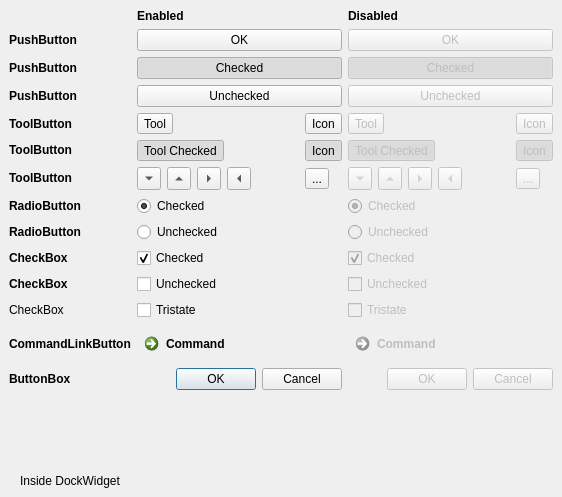
<?xml version="1.0" encoding="UTF-8"?>
<ui version="4.0">
 <class>DockWidget</class>
 <widget class="QDockWidget" name="DockWidget">
  <property name="geometry">
   <rect>
    <x>0</x>
    <y>0</y>
    <width>562</width>
    <height>497</height>
   </rect>
  </property>
  <property name="windowTitle">
   <string>Buttons</string>
  </property>
  <widget class="QWidget" name="dockWidgetContents">
   <layout class="QGridLayout" name="gridLayout">
    <item row="2" column="1" colspan="6">
     <widget class="QPushButton" name="pushButtonChecked">
      <property name="maximumSize">
       <size>
        <width>16777215</width>
        <height>16777215</height>
       </size>
      </property>
      <property name="text">
       <string>Checked</string>
      </property>
      <property name="checkable">
       <bool>true</bool>
      </property>
      <property name="checked">
       <bool>true</bool>
      </property>
     </widget>
    </item>
    <item row="6" column="0">
     <widget class="QLabel" name="label_2">
      <property name="text">
       <string>&lt;html&gt;&lt;head/&gt;&lt;body&gt;&lt;p&gt;&lt;span style=&quot; font-weight:600;&quot;&gt;ToolButton&lt;/span&gt;&lt;/p&gt;&lt;/body&gt;&lt;/html&gt;</string>
      </property>
     </widget>
    </item>
    <item row="6" column="1" colspan="4">
     <widget class="QToolButton" name="toolButtonChecked">
      <property name="text">
       <string>Tool Checked</string>
      </property>
      <property name="checkable">
       <bool>true</bool>
      </property>
      <property name="checked">
       <bool>true</bool>
      </property>
      <property name="popupMode">
       <enum>QToolButton::DelayedPopup</enum>
      </property>
     </widget>
    </item>
    <item row="6" column="7" colspan="4">
     <widget class="QToolButton" name="toolButtonCheckedDis">
      <property name="enabled">
       <bool>false</bool>
      </property>
      <property name="text">
       <string>Tool Checked</string>
      </property>
      <property name="checkable">
       <bool>true</bool>
      </property>
      <property name="checked">
       <bool>true</bool>
      </property>
      <property name="popupMode">
       <enum>QToolButton::DelayedPopup</enum>
      </property>
     </widget>
    </item>
    <item row="7" column="0">
     <widget class="QLabel" name="label_3">
      <property name="text">
       <string>&lt;html&gt;&lt;head/&gt;&lt;body&gt;&lt;p&gt;&lt;span style=&quot; font-weight:600;&quot;&gt;ToolButton&lt;/span&gt;&lt;/p&gt;&lt;/body&gt;&lt;/html&gt;</string>
      </property>
     </widget>
    </item>
    <item row="7" column="1">
     <widget class="QToolButton" name="toolButtonArrowDown">
      <property name="text">
       <string>...</string>
      </property>
      <property name="arrowType">
       <enum>Qt::DownArrow</enum>
      </property>
     </widget>
    </item>
    <item row="7" column="2">
     <widget class="QToolButton" name="toolButtonArrowUp">
      <property name="text">
       <string>...</string>
      </property>
      <property name="arrowType">
       <enum>Qt::UpArrow</enum>
      </property>
     </widget>
    </item>
    <item row="7" column="3">
     <widget class="QToolButton" name="toolButtonArrowRight">
      <property name="text">
       <string>...</string>
      </property>
      <property name="arrowType">
       <enum>Qt::RightArrow</enum>
      </property>
     </widget>
    </item>
    <item row="7" column="4" colspan="2">
     <widget class="QToolButton" name="toolButtonArrowLeft">
      <property name="text">
       <string>...</string>
      </property>
      <property name="arrowType">
       <enum>Qt::LeftArrow</enum>
      </property>
     </widget>
    </item>
    <item row="7" column="7">
     <widget class="QToolButton" name="toolButtonArrowDownDis">
      <property name="enabled">
       <bool>false</bool>
      </property>
      <property name="text">
       <string>...</string>
      </property>
      <property name="arrowType">
       <enum>Qt::DownArrow</enum>
      </property>
     </widget>
    </item>
    <item row="7" column="8">
     <widget class="QToolButton" name="toolButtonArrowUpDis">
      <property name="enabled">
       <bool>false</bool>
      </property>
      <property name="text">
       <string>...</string>
      </property>
      <property name="arrowType">
       <enum>Qt::UpArrow</enum>
      </property>
     </widget>
    </item>
    <item row="7" column="9">
     <widget class="QToolButton" name="toolButtonArrowRightDis">
      <property name="enabled">
       <bool>false</bool>
      </property>
      <property name="text">
       <string>...</string>
      </property>
      <property name="arrowType">
       <enum>Qt::RightArrow</enum>
      </property>
     </widget>
    </item>
    <item row="7" column="10" colspan="2">
     <widget class="QToolButton" name="toolButtonArrowLeftDis">
      <property name="enabled">
       <bool>false</bool>
      </property>
      <property name="text">
       <string>...</string>
      </property>
      <property name="arrowType">
       <enum>Qt::LeftArrow</enum>
      </property>
     </widget>
    </item>
    <item row="8" column="1" colspan="3">
     <widget class="QRadioButton" name="radioButtonChecked">
      <property name="text">
       <string>Checked</string>
      </property>
      <property name="checked">
       <bool>true</bool>
      </property>
      <property name="autoExclusive">
       <bool>false</bool>
      </property>
     </widget>
    </item>
    <item row="8" column="7" colspan="3">
     <widget class="QRadioButton" name="radioButtonCheckedDis">
      <property name="enabled">
       <bool>false</bool>
      </property>
      <property name="text">
       <string>Checked</string>
      </property>
      <property name="checked">
       <bool>true</bool>
      </property>
      <property name="autoExclusive">
       <bool>false</bool>
      </property>
     </widget>
    </item>
    <item row="9" column="0">
     <widget class="QLabel" name="label_29">
      <property name="minimumSize">
       <size>
        <width>0</width>
        <height>0</height>
       </size>
      </property>
      <property name="maximumSize">
       <size>
        <width>16777215</width>
        <height>16777215</height>
       </size>
      </property>
      <property name="font">
       <font>
        <weight>75</weight>
        <bold>true</bold>
       </font>
      </property>
      <property name="toolTip">
       <string>This is a tool tip</string>
      </property>
      <property name="statusTip">
       <string>This is a status tip</string>
      </property>
      <property name="whatsThis">
       <string>This is &quot;what is this&quot;</string>
      </property>
      <property name="text">
       <string>RadioButton</string>
      </property>
     </widget>
    </item>
    <item row="9" column="1" colspan="4">
     <widget class="QRadioButton" name="radioButtonUnchecked">
      <property name="minimumSize">
       <size>
        <width>0</width>
        <height>0</height>
       </size>
      </property>
      <property name="maximumSize">
       <size>
        <width>16777215</width>
        <height>16777215</height>
       </size>
      </property>
      <property name="toolTip">
       <string>This is a tool tip</string>
      </property>
      <property name="statusTip">
       <string>This is a status tip</string>
      </property>
      <property name="whatsThis">
       <string>This is &quot;what is this&quot;</string>
      </property>
      <property name="text">
       <string>Unchecked</string>
      </property>
      <property name="autoExclusive">
       <bool>false</bool>
      </property>
     </widget>
    </item>
    <item row="9" column="7" colspan="4">
     <widget class="QRadioButton" name="radioButtonUncheckedDis">
      <property name="enabled">
       <bool>false</bool>
      </property>
      <property name="minimumSize">
       <size>
        <width>0</width>
        <height>0</height>
       </size>
      </property>
      <property name="maximumSize">
       <size>
        <width>16777215</width>
        <height>16777215</height>
       </size>
      </property>
      <property name="toolTip">
       <string>This is a tool tip</string>
      </property>
      <property name="statusTip">
       <string>This is a status tip</string>
      </property>
      <property name="whatsThis">
       <string>This is &quot;what is this&quot;</string>
      </property>
      <property name="text">
       <string>Unchecked</string>
      </property>
      <property name="checked">
       <bool>false</bool>
      </property>
      <property name="autoExclusive">
       <bool>false</bool>
      </property>
     </widget>
    </item>
    <item row="10" column="0">
     <widget class="QLabel" name="label_53">
      <property name="font">
       <font>
        <weight>75</weight>
        <bold>true</bold>
       </font>
      </property>
      <property name="text">
       <string>CheckBox</string>
      </property>
     </widget>
    </item>
    <item row="10" column="1" colspan="3">
     <widget class="QCheckBox" name="checkBoxChecked">
      <property name="text">
       <string>Checked</string>
      </property>
      <property name="checked">
       <bool>true</bool>
      </property>
     </widget>
    </item>
    <item row="10" column="7" colspan="3">
     <widget class="QCheckBox" name="checkBoxCheckedDis">
      <property name="enabled">
       <bool>false</bool>
      </property>
      <property name="text">
       <string>Checked</string>
      </property>
      <property name="checked">
       <bool>true</bool>
      </property>
     </widget>
    </item>
    <item row="11" column="0">
     <widget class="QLabel" name="label_30">
      <property name="minimumSize">
       <size>
        <width>0</width>
        <height>0</height>
       </size>
      </property>
      <property name="maximumSize">
       <size>
        <width>16777215</width>
        <height>16777215</height>
       </size>
      </property>
      <property name="font">
       <font>
        <weight>75</weight>
        <bold>true</bold>
       </font>
      </property>
      <property name="toolTip">
       <string>This is a tool tip</string>
      </property>
      <property name="statusTip">
       <string>This is a status tip</string>
      </property>
      <property name="whatsThis">
       <string>This is &quot;what is this&quot;</string>
      </property>
      <property name="text">
       <string>CheckBox</string>
      </property>
     </widget>
    </item>
    <item row="11" column="1" colspan="4">
     <widget class="QCheckBox" name="checkBoxEnabled">
      <property name="minimumSize">
       <size>
        <width>0</width>
        <height>0</height>
       </size>
      </property>
      <property name="maximumSize">
       <size>
        <width>16777215</width>
        <height>16777215</height>
       </size>
      </property>
      <property name="toolTip">
       <string>This is a tool tip</string>
      </property>
      <property name="statusTip">
       <string>This is a status tip</string>
      </property>
      <property name="whatsThis">
       <string>This is &quot;what is this&quot;</string>
      </property>
      <property name="text">
       <string>Unchecked</string>
      </property>
      <property name="tristate">
       <bool>false</bool>
      </property>
     </widget>
    </item>
    <item row="11" column="7" colspan="4">
     <widget class="QCheckBox" name="checkBoxUncheckedDis">
      <property name="enabled">
       <bool>false</bool>
      </property>
      <property name="minimumSize">
       <size>
        <width>0</width>
        <height>0</height>
       </size>
      </property>
      <property name="maximumSize">
       <size>
        <width>16777215</width>
        <height>16777215</height>
       </size>
      </property>
      <property name="toolTip">
       <string>This is a tool tip</string>
      </property>
      <property name="statusTip">
       <string>This is a status tip</string>
      </property>
      <property name="whatsThis">
       <string>This is &quot;what is this&quot;</string>
      </property>
      <property name="text">
       <string>Unchecked</string>
      </property>
      <property name="checked">
       <bool>false</bool>
      </property>
     </widget>
    </item>
    <item row="12" column="0">
     <widget class="QLabel" name="label">
      <property name="text">
       <string>CheckBox</string>
      </property>
     </widget>
    </item>
    <item row="12" column="1" colspan="3">
     <widget class="QCheckBox" name="checkBoxTristate">
      <property name="text">
       <string>Tristate</string>
      </property>
      <property name="checked">
       <bool>false</bool>
      </property>
      <property name="tristate">
       <bool>true</bool>
      </property>
     </widget>
    </item>
    <item row="12" column="7" colspan="3">
     <widget class="QCheckBox" name="checkBoxTristateDis">
      <property name="enabled">
       <bool>false</bool>
      </property>
      <property name="text">
       <string>Tristate</string>
      </property>
      <property name="checked">
       <bool>false</bool>
      </property>
      <property name="tristate">
       <bool>true</bool>
      </property>
     </widget>
    </item>
    <item row="13" column="0">
     <widget class="QLabel" name="label_31">
      <property name="minimumSize">
       <size>
        <width>0</width>
        <height>0</height>
       </size>
      </property>
      <property name="maximumSize">
       <size>
        <width>16777215</width>
        <height>16777215</height>
       </size>
      </property>
      <property name="font">
       <font>
        <weight>75</weight>
        <bold>true</bold>
       </font>
      </property>
      <property name="toolTip">
       <string>This is a tool tip</string>
      </property>
      <property name="statusTip">
       <string>This is a status tip</string>
      </property>
      <property name="whatsThis">
       <string>This is &quot;what is this&quot;</string>
      </property>
      <property name="text">
       <string>CommandLinkButton</string>
      </property>
     </widget>
    </item>
    <item row="13" column="1" colspan="6">
     <widget class="QCommandLinkButton" name="commandLinkButton">
      <property name="minimumSize">
       <size>
        <width>0</width>
        <height>0</height>
       </size>
      </property>
      <property name="maximumSize">
       <size>
        <width>16777215</width>
        <height>16777215</height>
       </size>
      </property>
      <property name="toolTip">
       <string>This is a tool tip</string>
      </property>
      <property name="statusTip">
       <string>This is a status tip</string>
      </property>
      <property name="whatsThis">
       <string>This is &quot;what is this&quot;</string>
      </property>
      <property name="text">
       <string>Command</string>
      </property>
     </widget>
    </item>
    <item row="13" column="7" colspan="6">
     <widget class="QCommandLinkButton" name="commandLinkButtonDIs">
      <property name="enabled">
       <bool>false</bool>
      </property>
      <property name="maximumSize">
       <size>
        <width>16777215</width>
        <height>16777215</height>
       </size>
      </property>
      <property name="text">
       <string>Command</string>
      </property>
     </widget>
    </item>
    <item row="14" column="0">
     <widget class="QLabel" name="label_32">
      <property name="minimumSize">
       <size>
        <width>0</width>
        <height>0</height>
       </size>
      </property>
      <property name="maximumSize">
       <size>
        <width>16777215</width>
        <height>16777215</height>
       </size>
      </property>
      <property name="font">
       <font>
        <weight>75</weight>
        <bold>true</bold>
       </font>
      </property>
      <property name="toolTip">
       <string>This is a tool tip</string>
      </property>
      <property name="statusTip">
       <string>This is a status tip</string>
      </property>
      <property name="whatsThis">
       <string>This is &quot;what is this&quot;</string>
      </property>
      <property name="text">
       <string>ButtonBox</string>
      </property>
     </widget>
    </item>
    <item row="14" column="1" colspan="6">
     <widget class="QDialogButtonBox" name="buttonBox">
      <property name="minimumSize">
       <size>
        <width>0</width>
        <height>0</height>
       </size>
      </property>
      <property name="maximumSize">
       <size>
        <width>16777215</width>
        <height>16777215</height>
       </size>
      </property>
      <property name="toolTip">
       <string>This is a tool tip</string>
      </property>
      <property name="statusTip">
       <string>This is a status tip</string>
      </property>
      <property name="whatsThis">
       <string>This is &quot;what is this&quot;</string>
      </property>
      <property name="standardButtons">
       <set>QDialogButtonBox::Cancel|QDialogButtonBox::Ok</set>
      </property>
     </widget>
    </item>
    <item row="14" column="7" colspan="6">
     <widget class="QDialogButtonBox" name="buttonBoxDis">
      <property name="enabled">
       <bool>false</bool>
      </property>
      <property name="standardButtons">
       <set>QDialogButtonBox::Cancel|QDialogButtonBox::Ok</set>
      </property>
     </widget>
    </item>
    <item row="15" column="0">
     <spacer name="verticalSpacer">
      <property name="toolTip">
       <string>Vertical Spacer 'verticalSpacer', 20 x 4</string>
      </property>
      <property name="statusTip">
       <string>This is a status tip</string>
      </property>
      <property name="whatsThis">
       <string>This is &quot;what is this&quot;</string>
      </property>
      <property name="orientation">
       <enum>Qt::Vertical</enum>
      </property>
      <property name="sizeHint" stdset="0">
       <size>
        <width>20</width>
        <height>4</height>
       </size>
      </property>
     </spacer>
    </item>
    <item row="16" column="0">
     <widget class="QLabel" name="label_36">
      <property name="toolTip">
       <string>This is a tool tip</string>
      </property>
      <property name="statusTip">
       <string>This is a status tip</string>
      </property>
      <property name="whatsThis">
       <string>This is &quot;what is this&quot;</string>
      </property>
      <property name="text">
       <string>Inside DockWidget</string>
      </property>
      <property name="alignment">
       <set>Qt::AlignCenter</set>
      </property>
     </widget>
    </item>
    <item row="3" column="0">
     <widget class="QLabel" name="label_76">
      <property name="font">
       <font>
        <weight>75</weight>
        <bold>true</bold>
       </font>
      </property>
      <property name="text">
       <string>PushButton</string>
      </property>
     </widget>
    </item>
    <item row="4" column="0">
     <widget class="QLabel" name="label_33">
      <property name="minimumSize">
       <size>
        <width>0</width>
        <height>0</height>
       </size>
      </property>
      <property name="maximumSize">
       <size>
        <width>16777215</width>
        <height>16777215</height>
       </size>
      </property>
      <property name="font">
       <font>
        <weight>75</weight>
        <bold>true</bold>
       </font>
      </property>
      <property name="toolTip">
       <string>This is a tool tip</string>
      </property>
      <property name="statusTip">
       <string>This is a status tip</string>
      </property>
      <property name="whatsThis">
       <string>This is &quot;what is this&quot;</string>
      </property>
      <property name="text">
       <string>ToolButton</string>
      </property>
     </widget>
    </item>
    <item row="4" column="1" colspan="2">
     <widget class="QToolButton" name="toolButton">
      <property name="minimumSize">
       <size>
        <width>0</width>
        <height>0</height>
       </size>
      </property>
      <property name="maximumSize">
       <size>
        <width>16777215</width>
        <height>16777215</height>
       </size>
      </property>
      <property name="toolTip">
       <string>This is a tool tip</string>
      </property>
      <property name="statusTip">
       <string>This is a status tip</string>
      </property>
      <property name="whatsThis">
       <string>This is &quot;what is this&quot;</string>
      </property>
      <property name="text">
       <string>Tool</string>
      </property>
     </widget>
    </item>
    <item row="4" column="7" colspan="2">
     <widget class="QToolButton" name="toolButtonDis">
      <property name="enabled">
       <bool>false</bool>
      </property>
      <property name="minimumSize">
       <size>
        <width>0</width>
        <height>0</height>
       </size>
      </property>
      <property name="maximumSize">
       <size>
        <width>16777215</width>
        <height>16777215</height>
       </size>
      </property>
      <property name="toolTip">
       <string>This is a tool tip</string>
      </property>
      <property name="statusTip">
       <string>This is a status tip</string>
      </property>
      <property name="whatsThis">
       <string>This is &quot;what is this&quot;</string>
      </property>
      <property name="text">
       <string>Tool</string>
      </property>
     </widget>
    </item>
    <item row="8" column="0">
     <widget class="QLabel" name="label_75">
      <property name="font">
       <font>
        <weight>75</weight>
        <bold>true</bold>
       </font>
      </property>
      <property name="text">
       <string>RadioButton</string>
      </property>
     </widget>
    </item>
    <item row="1" column="1" colspan="6">
     <widget class="QPushButton" name="pushButton">
      <property name="minimumSize">
       <size>
        <width>0</width>
        <height>0</height>
       </size>
      </property>
      <property name="maximumSize">
       <size>
        <width>16777215</width>
        <height>16777215</height>
       </size>
      </property>
      <property name="toolTip">
       <string>This is a tool tip</string>
      </property>
      <property name="statusTip">
       <string>This is a status tip</string>
      </property>
      <property name="whatsThis">
       <string>This is &quot;what is this&quot;</string>
      </property>
      <property name="text">
       <string>OK</string>
      </property>
     </widget>
    </item>
    <item row="1" column="7" colspan="6">
     <widget class="QPushButton" name="pushButtonDis">
      <property name="enabled">
       <bool>false</bool>
      </property>
      <property name="minimumSize">
       <size>
        <width>0</width>
        <height>0</height>
       </size>
      </property>
      <property name="maximumSize">
       <size>
        <width>16777215</width>
        <height>16777215</height>
       </size>
      </property>
      <property name="toolTip">
       <string>This is a tool tip</string>
      </property>
      <property name="statusTip">
       <string>This is a status tip</string>
      </property>
      <property name="whatsThis">
       <string>This is &quot;what is this&quot;</string>
      </property>
      <property name="text">
       <string>OK</string>
      </property>
      <property name="default">
       <bool>false</bool>
      </property>
     </widget>
    </item>
    <item row="0" column="7" colspan="3">
     <widget class="QLabel" name="label_73">
      <property name="font">
       <font>
        <weight>75</weight>
        <bold>true</bold>
       </font>
      </property>
      <property name="text">
       <string>Disabled</string>
      </property>
     </widget>
    </item>
    <item row="2" column="7" colspan="6">
     <widget class="QPushButton" name="pushButtonCheckedDis">
      <property name="enabled">
       <bool>false</bool>
      </property>
      <property name="text">
       <string>Checked</string>
      </property>
      <property name="checkable">
       <bool>true</bool>
      </property>
      <property name="checked">
       <bool>true</bool>
      </property>
     </widget>
    </item>
    <item row="1" column="0">
     <widget class="QLabel" name="label_26">
      <property name="minimumSize">
       <size>
        <width>0</width>
        <height>0</height>
       </size>
      </property>
      <property name="maximumSize">
       <size>
        <width>16777215</width>
        <height>16777215</height>
       </size>
      </property>
      <property name="font">
       <font>
        <weight>75</weight>
        <bold>true</bold>
       </font>
      </property>
      <property name="toolTip">
       <string>This is a tool tip</string>
      </property>
      <property name="statusTip">
       <string>This is a status tip</string>
      </property>
      <property name="whatsThis">
       <string>This is &quot;what is this&quot;</string>
      </property>
      <property name="text">
       <string>PushButton</string>
      </property>
     </widget>
    </item>
    <item row="3" column="7" colspan="6">
     <widget class="QPushButton" name="pushButtonUncheckedDis">
      <property name="enabled">
       <bool>false</bool>
      </property>
      <property name="text">
       <string>Unchecked</string>
      </property>
      <property name="checkable">
       <bool>true</bool>
      </property>
     </widget>
    </item>
    <item row="7" column="6">
     <widget class="QToolButton" name="toolButtonDots">
      <property name="text">
       <string>...</string>
      </property>
     </widget>
    </item>
    <item row="2" column="0">
     <widget class="QLabel" name="label_74">
      <property name="font">
       <font>
        <weight>75</weight>
        <bold>true</bold>
       </font>
      </property>
      <property name="text">
       <string>PushButton</string>
      </property>
     </widget>
    </item>
    <item row="3" column="1" colspan="6">
     <widget class="QPushButton" name="pushButtonUnchecked">
      <property name="text">
       <string>Unchecked</string>
      </property>
      <property name="checkable">
       <bool>true</bool>
      </property>
     </widget>
    </item>
    <item row="0" column="1" colspan="2">
     <widget class="QLabel" name="label_72">
      <property name="font">
       <font>
        <weight>75</weight>
        <bold>true</bold>
       </font>
      </property>
      <property name="text">
       <string>Enabled</string>
      </property>
     </widget>
    </item>
    <item row="6" column="6">
     <widget class="QToolButton" name="toolButtonCheckedIcon">
      <property name="text">
       <string>Icon</string>
      </property>
      <property name="checkable">
       <bool>true</bool>
      </property>
      <property name="checked">
       <bool>true</bool>
      </property>
     </widget>
    </item>
    <item row="4" column="6">
     <widget class="QToolButton" name="toolButtonIcon">
      <property name="text">
       <string>Icon</string>
      </property>
     </widget>
    </item>
    <item row="7" column="12">
     <widget class="QToolButton" name="toolButtonDotsDis">
      <property name="enabled">
       <bool>false</bool>
      </property>
      <property name="text">
       <string>...</string>
      </property>
     </widget>
    </item>
    <item row="6" column="12">
     <widget class="QToolButton" name="toolButtonCheckedIconDis">
      <property name="enabled">
       <bool>false</bool>
      </property>
      <property name="text">
       <string>Icon</string>
      </property>
      <property name="checkable">
       <bool>true</bool>
      </property>
      <property name="checked">
       <bool>true</bool>
      </property>
     </widget>
    </item>
    <item row="4" column="12">
     <widget class="QToolButton" name="toolButtonIconDis">
      <property name="enabled">
       <bool>false</bool>
      </property>
      <property name="text">
       <string>Icon</string>
      </property>
     </widget>
    </item>
   </layout>
  </widget>
 </widget>
 <resources/>
 <connections>
  <connection>
   <sender>radioButtonChecked</sender>
   <signal>clicked(bool)</signal>
   <receiver>radioButtonCheckedDis</receiver>
   <slot>setChecked(bool)</slot>
   <hints>
    <hint type="sourcelabel">
     <x>289</x>
     <y>202</y>
    </hint>
    <hint type="destinationlabel">
     <x>379</x>
     <y>211</y>
    </hint>
   </hints>
  </connection>
  <connection>
   <sender>radioButtonUnchecked</sender>
   <signal>clicked(bool)</signal>
   <receiver>radioButtonUncheckedDis</receiver>
   <slot>setChecked(bool)</slot>
   <hints>
    <hint type="sourcelabel">
     <x>239</x>
     <y>233</y>
    </hint>
    <hint type="destinationlabel">
     <x>391</x>
     <y>243</y>
    </hint>
   </hints>
  </connection>
  <connection>
   <sender>checkBoxChecked</sender>
   <signal>clicked(bool)</signal>
   <receiver>checkBoxCheckedDis</receiver>
   <slot>setChecked(bool)</slot>
   <hints>
    <hint type="sourcelabel">
     <x>217</x>
     <y>266</y>
    </hint>
    <hint type="destinationlabel">
     <x>374</x>
     <y>270</y>
    </hint>
   </hints>
  </connection>
  <connection>
   <sender>checkBoxEnabled</sender>
   <signal>clicked(bool)</signal>
   <receiver>checkBoxUncheckedDis</receiver>
   <slot>setChecked(bool)</slot>
   <hints>
    <hint type="sourcelabel">
     <x>237</x>
     <y>300</y>
    </hint>
    <hint type="destinationlabel">
     <x>362</x>
     <y>298</y>
    </hint>
   </hints>
  </connection>
  <connection>
   <sender>checkBoxTristate</sender>
   <signal>clicked(bool)</signal>
   <receiver>checkBoxTristateDis</receiver>
   <slot>setChecked(bool)</slot>
   <hints>
    <hint type="sourcelabel">
     <x>222</x>
     <y>333</y>
    </hint>
    <hint type="destinationlabel">
     <x>364</x>
     <y>333</y>
    </hint>
   </hints>
  </connection>
  <connection>
   <sender>commandLinkButton</sender>
   <signal>clicked(bool)</signal>
   <receiver>commandLinkButtonDIs</receiver>
   <slot>setChecked(bool)</slot>
   <hints>
    <hint type="sourcelabel">
     <x>230</x>
     <y>372</y>
    </hint>
    <hint type="destinationlabel">
     <x>376</x>
     <y>378</y>
    </hint>
   </hints>
  </connection>
  <connection>
   <sender>toolButton</sender>
   <signal>clicked(bool)</signal>
   <receiver>toolButtonDis</receiver>
   <slot>setChecked(bool)</slot>
   <hints>
    <hint type="sourcelabel">
     <x>190</x>
     <y>171</y>
    </hint>
    <hint type="destinationlabel">
     <x>364</x>
     <y>171</y>
    </hint>
   </hints>
  </connection>
  <connection>
   <sender>pushButtonChecked</sender>
   <signal>clicked(bool)</signal>
   <receiver>pushButtonCheckedDis</receiver>
   <slot>setChecked(bool)</slot>
   <hints>
    <hint type="sourcelabel">
     <x>227</x>
     <y>108</y>
    </hint>
    <hint type="destinationlabel">
     <x>372</x>
     <y>110</y>
    </hint>
   </hints>
  </connection>
  <connection>
   <sender>pushButtonUnchecked</sender>
   <signal>clicked(bool)</signal>
   <receiver>pushButtonUncheckedDis</receiver>
   <slot>setChecked(bool)</slot>
   <hints>
    <hint type="sourcelabel">
     <x>265</x>
     <y>139</y>
    </hint>
    <hint type="destinationlabel">
     <x>373</x>
     <y>143</y>
    </hint>
   </hints>
  </connection>
  <connection>
   <sender>pushButton</sender>
   <signal>clicked(bool)</signal>
   <receiver>pushButtonDis</receiver>
   <slot>click()</slot>
   <hints>
    <hint type="sourcelabel">
     <x>264</x>
     <y>71</y>
    </hint>
    <hint type="destinationlabel">
     <x>381</x>
     <y>73</y>
    </hint>
   </hints>
  </connection>
 </connections>
</ui>
